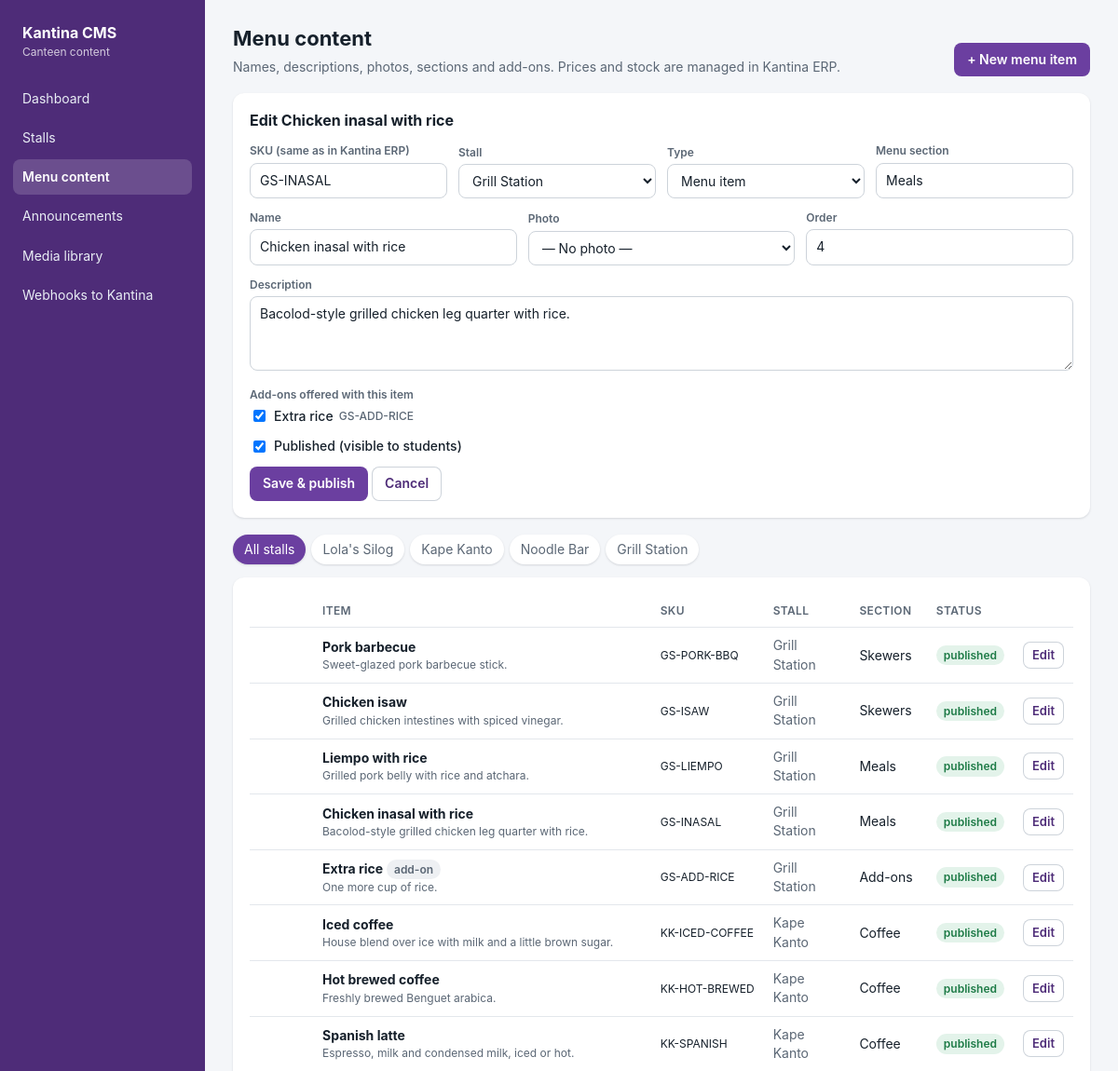
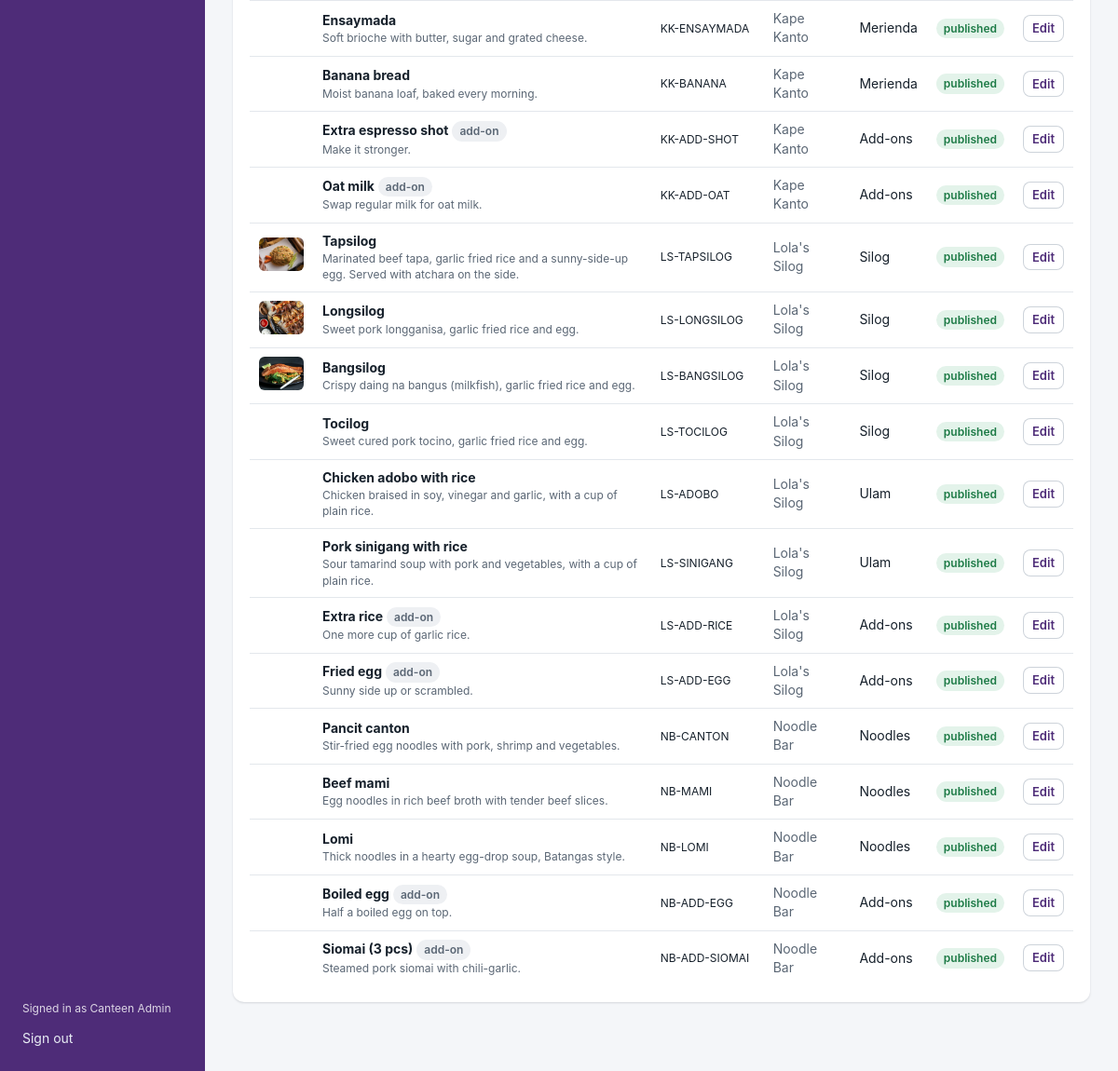
The app's page /cms/admin/menu.php?sku=GS-INASAL (signed in) with its own data (2 pictures, top to bottom).
### tables this page shows
CREATE TABLE cms_menu_entries (
  sku          VARCHAR(40)  NOT NULL PRIMARY KEY,          
  stall_id     VARCHAR(40)  NOT NULL,
  type         ENUM('menu','addon') NOT NULL DEFAULT 'menu',
  section      VARCHAR(60)  NOT NULL DEFAULT 'Menu',
  name         VARCHAR(80)  NOT NULL,
  description  TEXT         NULL,
  photo        VARCHAR(255) NULL,
  addon_skus   VARCHAR(255) NULL,                          
  sort_order   INT          NOT NULL DEFAULT 0,
  is_published TINYINT(1)   NOT NULL DEFAULT 1,
  updated_at   DATETIME     NOT NULL DEFAULT CURRENT_TIMESTAMP ON UPDATE CURRENT_TIMESTAMP,
  CONSTRAINT fk_cms_menu_stall FOREIGN KEY (stall_id) REFERENCES cms_stalls(id) ON UPDATE CASCADE
);

### cms/api/lib/Db.php (called while the page is built, shortened)
<?php
final class Db
{
    private static ?PDO $pdo = null;
    public static function pdo(): PDO
    {
        if (self::$pdo === null) {
            $dsn = sprintf(
                'mysql:host=%s;port=%d;dbname=%s;charset=utf8mb4',
                Config::get('db.host', '127.0.0.1'),
                (int) Config::get('db.port', 3306),
                Config::get('db.name')
            );
            self::$pdo = new PDO($dsn, Config::get('db.user', 'root'), (string) Config::get('db.pass', ''), [
                PDO::ATTR_ERRMODE => PDO::ERRMODE_EXCEPTION,
                PDO::ATTR_DEFAULT_FETCH_MODE => PDO::FETCH_ASSOC,
                PDO::ATTR_EMULATE_PREPARES => false,
                PDO::ATTR_STRINGIFY_FETCHES => false,
            ]);
            self::$pdo->exec("SET time_zone = '+08:00'");
        }
        return self::$pdo;
    }
    public static function all(string $sql, array $params = []): array
    {
        $stmt = self::pdo()->prepare($sql);
        $stmt->execute($params);
        return $stmt->fetchAll();
    }
    public static function one(string $sql, array $params = []): ?array
    {
        $stmt = self::pdo()->prepare($sql);
        $stmt->execute($params);
        $row = $stmt->fetch();
        return $row === false ? null : $row;
    }
}

### cms/api/src/Content.php (called while the page is built, shortened)
<?php
final class Content
{
    public static function mediaUrl(?string $path): ?string
    {
        return Config::url('cms') . '/media/' . ltrim($path, '/');
    }
    public static function entries(?string $stall = null, bool $includeDrafts = false): array
    {
        $where = [];
        $params = [];
        return Db::all('SELECT * FROM cms_menu_entries' . ($where ? ' WHERE ' . implode(' AND ', $where) : '') . ' ORDER BY stall_id, sort_order, name', $params);
    }
    public static function entry(string $sku): array
    {
        $e = Db::one('SELECT * FROM cms_menu_entries WHERE sku = ?', [$sku]);
        return $e;
    }
    public static function mediaFiles(): array
    {
        $root = Config::appDir() . '/media';
        $files = [];
        foreach (['stalls', 'food', 'uploads'] as $dir) {
            foreach (glob("$root/$dir/*") ?: [] as $file) {
                if (preg_match('/\.(jpe?g|png|webp|gif)$/i', $file)) {
                    $files[] = "$dir/" . basename($file);
                }
            }
        }
        return $files;
    }
}

### cms/api/lib/Config.php (called while the page is built, shortened)
<?php
final class Config
{
    private static array $data = [];
    private static string $appDir = '';
    private static string $appName = '';
    public static function load(string $appDir, string $appName): void
    {
        self::$appDir = rtrim($appDir, '/\\');
        self::$appName = $appName;
        $config = require self::$appDir . '/config.php';
        self::$data = $config;
    }
    public static function get(string $path, $default = null)
    {
        $node = self::$data;
        foreach (explode('.', $path) as $key) {
            $node = $node[$key];
        }
        return $node;
    }
    public static function appDir(): string
    {
        return self::$appDir;
    }
    public static function url(string $app): string
    {
        $configured = self::get("urls.$app");
        $scheme = (!empty($_SERVER['HTTPS']) && $_SERVER['HTTPS'] !== 'off') ? 'https' : 'http';
        $host = $_SERVER['HTTP_HOST'] ?? 'localhost';
        $path = parse_url($_SERVER['REQUEST_URI'] ?? '/', PHP_URL_PATH) ?: '/';
        $marker = '/' . self::$appName . '/';
        $pos = strpos($path, $marker);
        $root = $pos === false ? '' : substr($path, 0, $pos);
        return "$scheme://$host$root/$app";
    }
}

### cms/admin/menu.php (the view, shortened to what this page needs)
<?php
require __DIR__ . '/_init.php';
$names = stall_names();
$stall = isset($_GET['stall'], $names[$_GET['stall']]) ? $_GET['stall'] : null;
$editing = !empty($_GET['sku']) ? Content::entry($_GET['sku']) : null;
$creating = !empty($_GET['new']);
$entries = Content::entries($stall, true);
layout_start('Menu content', 'menu');
function entry_form(?array $e, array $names, ?string $stall): void
{
    $isNew = $e === null;
    $e = $e ?? ['sku' => '', 'stall_id' => $stall ?? array_key_first($names), 'type' => 'menu', 'section' => '', 'name' => '', 'description' => '', 'photo' => null, 'addon_skus' => '', 'sort_order' => 0, 'is_published' => 1];
    $chosen = array_filter(array_map('trim', explode(',', (string) $e['addon_skus'])));
    $addons = Db::all("SELECT sku, name FROM cms_menu_entries WHERE type = 'addon' AND stall_id = ? ORDER BY sort_order", [$e['stall_id']]);
    ?>
    <form class="card" method="post">
      <h2><?= $isNew ? 'New menu item' : 'Edit ' . h($e['name']) ?></h2>
      <div class="form-row">
        <div class="field"><label for="sku">SKU (same as in Kantina ERP)</label>
          <input type="text" id="sku" name="sku" value="<?= h($e['sku']) ?>" <?= $isNew ? 'required pattern="[A-Z0-9-]+" placeholder="LS-TOCILOG"' : 'readonly' ?>></div>
        <div class="field"><label for="stall_id">Stall</label>
          <select id="stall_id" name="stall_id"><?php foreach ($names as $id => $n): ?><option value="<?= h($id) ?>"<?= $id === $e['stall_id'] ? ' selected' : '' ?>><?= h($n) ?></option><?php endforeach; ?></select></div>
        <div class="field"><label for="type">Type</label>
          <select id="type" name="type"><option value="menu">Menu item</option><option value="addon"<?= $e['type'] === 'addon' ? ' selected' : '' ?>>Add-on</option></select></div>
        <div class="field"><label for="section">Menu section</label><input type="text" id="section" name="section" value="<?= h($e['section']) ?>" maxlength="60" placeholder="Silog"></div>
      </div>
      <div class="form-row">
        <div class="field"><label for="name">Name</label><input type="text" id="name" name="name" value="<?= h($e['name']) ?>" required maxlength="80"></div>
        <div class="field"><label for="photo">Photo</label><select id="photo" name="photo"><?= media_options($e['photo']) ?></select></div>
        <div class="field"><label for="sort_order">Order</label><input type="number" id="sort_order" name="sort_order" value="<?= (int) $e['sort_order'] ?>"></div>
      </div>
      <div class="field"><label for="description">Description</label><textarea id="description" name="description" maxlength="2000"><?= h($e['description']) ?></textarea></div>
      <?php if ($addons && $e['type'] === 'menu'): ?>
        <div class="field"><label>Add-ons offered with this item</label>
          <?php foreach ($addons as $a): ?>
            <label class="check"><input type="checkbox" name="addon_skus[]" value="<?= h($a['sku']) ?>"<?= in_array($a['sku'], $chosen, true) ? ' checked' : '' ?>> <?= h($a['name']) ?> <span class="small muted"><?= h($a['sku']) ?></span></label>
          <?php endforeach; ?>
        </div>
      <?php endif; ?>
      <div class="field"><label class="check"><input type="checkbox" name="is_published"<?= (int) $e['is_published'] ? ' checked' : '' ?>> Published (visible to students)</label></div>
      <button class="btn" type="submit">Save &amp; publish</button>
      <a class="btn secondary" href="menu.php">Cancel</a>
    </form>
    <?php
}
?>
<div class="page-head">
  <div>
    <h1>Menu content</h1>
    <div class="muted">Names, descriptions, photos, sections and add-ons. Prices and stock are managed in Kantina ERP.</div>
  </div>
  <a class="btn" href="menu.php?new=1<?= $stall ? '&stall=' . h($stall) : '' ?>">+ New menu item</a>
</div>
<?php if ($editing) { entry_form($editing, $names, $stall); } elseif ($creating) { entry_form(null, $names, $stall); } ?>
<div class="tabs">
  <a href="menu.php"<?= $stall ? '' : ' class="active"' ?>>All stalls</a>
  <?php foreach ($names as $id => $n): ?><a href="menu.php?stall=<?= h($id) ?>"<?= $stall === $id ? ' class="active"' : '' ?>><?= h($n) ?></a><?php endforeach; ?>
</div>
<div class="card table-wrap">
  <table>
    <tr><th></th><th>Item</th><th>SKU</th><?php if (!$stall): ?><th>Stall</th><?php endif; ?><th>Section</th><th>Status</th><th></th></tr>
    <?php foreach ($entries as $e): ?>
      <tr>
        <td style="width:56px;"><?php if ($e['photo']): ?><img src="<?= h(Content::mediaUrl($e['photo'])) ?>" alt="" style="width:48px;height:36px;object-fit:cover;border-radius:6px;"><?php endif; ?></td>
        <td><strong><?= h($e['name']) ?></strong><?= $e['type'] === 'addon' ? ' <span class="badge gray">add-on</span>' : '' ?><div class="small muted" style="max-width:380px;"><?= h($e['description']) ?></div></td>
        <td class="small nowrap"><?= h($e['sku']) ?></td>
        <?php if (!$stall): ?><td class="muted"><?= h($names[$e['stall_id']] ?? $e['stall_id']) ?></td><?php endif; ?>
        <td><?= h($e['section']) ?></td>
        <td><?= (int) $e['is_published'] ? '<span class="badge ok">published</span>' : '<span class="badge gray">draft</span>' ?></td>
        <td><a class="btn small secondary" href="menu.php?sku=<?= h($e['sku']) ?>">Edit</a></td>
      </tr>
    <?php endforeach; ?>
  </table>
</div>
<?php
layout_end();

### cms/admin/_layout.php (shortened to what this page needs)
<?php
function layout_start(string $title, string $active): void
{
    $admin = $_SESSION['admin'] ?? null;
    $nav = [
        'index' => ['index.php', 'Dashboard'],
        'stalls' => ['stalls.php', 'Stalls'],
        'menu' => ['menu.php', 'Menu content'],
        'announcements' => ['announcements.php', 'Announcements'],
        'media' => ['media.php', 'Media library'],
        'webhooks' => ['webhooks.php', 'Webhooks to Kantina'],
    ];
    ?><!DOCTYPE html>
<html lang="en">
<head>
<link rel="stylesheet" href="admin.css">
</head>
<body>
<div class="shell">
  <nav class="side" aria-label="CMS">
    <div class="brand">Kantina CMS<small>Canteen content</small></div>
    <?php foreach ($nav as $key => [$href, $label]): ?>
      <a href="<?= $href ?>"<?= $key === $active ? ' class="active" aria-current="page"' : '' ?>><?= h($label) ?></a>
    <?php endforeach; ?>
    <div class="spacer"></div>
    <?php if ($admin): ?>
      <span class="small" style="padding:0 10px;opacity:.8;">Signed in as <?= h($admin['name']) ?></span>
      <a href="logout.php">Sign out</a>
    <?php endif; ?>
  </nav>
  <main class="main">
<?php
}
function layout_end(): void
{
    ?>
  </main>
</div>
</body>
</html>
<?php
}

### cms/admin/_init.php (shortened to what this page needs)
<?php
require_once __DIR__ . '/../api/lib/bootstrap.php';
require_once __DIR__ . '/../api/src/Content.php';
require_once __DIR__ . '/_layout.php';
function h($value): string
{
    return htmlspecialchars((string) $value, ENT_QUOTES, 'UTF-8');
}
function media_options(?string $current): string
{
    $html = '<option value="">— No photo —</option>';
    foreach (Content::mediaFiles() as $path) {
        $html .= '<option value="' . h($path) . '"' . ($path === $current ? ' selected' : '') . '>' . h($path) . '</option>';
    }
    return $html;
}

### cms/admin/admin.css (style rules this page uses)
:root { --accent:#6B3FA0; --accent-deep:#4E2C78; --accent-tint:#F1EAF8; --ink:#16202B; --ink-soft:#5B6775; --ink-faint:#8C96A3; --line:#E3E7EC; --bg:#F4F6F9; --white:#fff; --ok:#1E7B47; --ok-tint:#E3F3EA; --warn:#9A6700; --warn-tint:#FFF4D6; --bad:#B42318; --bad-tint:#FDECEA; --radius:12px; --shadow:0 1px 2px rgba(16,24,40,.06), 0 1px 3px rgba(16,24,40,.08); }
* { box-sizing:border-box; }
html,body { margin:0; }
body { font-family:-apple-system,BlinkMacSystemFont,"Segoe UI",Roboto,Helvetica,Arial,sans-serif; background:var(--bg); color:var(--ink); font-size:14px; line-height:1.45; }
a { color:var(--accent); }
h1 { font-size:22px; margin:0 0 4px; }
h2 { font-size:16px; margin:0 0 12px; }
.muted { color:var(--ink-soft); }
.small { font-size:12px; }
.shell { display:grid; grid-template-columns:220px 1fr; min-height:100vh; }
.side { background:var(--accent-deep); color:#fff; padding:20px 14px; display:flex; flex-direction:column; gap:4px; }
.brand { font-weight:700; font-size:16px; padding:4px 10px 18px; }
.brand small { display:block; font-weight:400; opacity:.75; font-size:12px; }
.side a { color:#E9EEF5; text-decoration:none; padding:9px 10px; border-radius:8px; }
.side a.active { background:rgba(255,255,255,.16); color:#fff; font-weight:600; }
.side .spacer { flex:1; }
.main { padding:26px 30px 60px; max-width:1200px; }
.page-head { display:flex; align-items:flex-end; justify-content:space-between; gap:16px; margin-bottom:18px; flex-wrap:wrap; }
.card { background:var(--white); border-radius:var(--radius); box-shadow:var(--shadow); padding:18px; margin-bottom:18px; }
table { width:100%; border-collapse:collapse; }
th,td { text-align:left; padding:9px 10px; border-bottom:1px solid var(--line); vertical-align:middle; }
th { font-size:12px; color:var(--ink-soft); font-weight:600; text-transform:uppercase; letter-spacing:.03em; }
tr:last-child td { border-bottom:0; }
.table-wrap { overflow-x:auto; }
.badge { display:inline-block; padding:2px 8px; border-radius:999px; font-size:12px; font-weight:600; background:var(--accent-tint); color:var(--accent-deep); }
.badge.ok { background:var(--ok-tint); color:var(--ok); }
.badge.gray { background:#EEF0F3; color:var(--ink-soft); }
label { display:block; font-size:12px; font-weight:600; color:var(--ink-soft); margin-bottom:4px; }
input[type=text],input[type=number],input[type=password],input[type=date],input[type=time],input[type=url],select,textarea { width:100%; padding:8px 10px; border:1px solid #CDD3DA; border-radius:8px; font:inherit; background:#fff; color:var(--ink); }
textarea { min-height:80px; resize:vertical; }
.field { margin-bottom:12px; }
.form-row { display:grid; gap:12px; grid-template-columns:repeat(auto-fit,minmax(150px,1fr)); align-items:end; }
.check { display:flex; align-items:center; gap:6px; font-weight:500; color:var(--ink); font-size:14px; }
.btn { display:inline-flex; align-items:center; gap:6px; border:0; border-radius:8px; padding:8px 14px; font:inherit; font-weight:600; cursor:pointer; background:var(--accent); color:#fff; text-decoration:none; }
.btn.secondary { background:#fff; color:var(--accent-deep); box-shadow:inset 0 0 0 1px #CDD3DA; }
.btn.small { padding:5px 10px; font-size:13px; }
.tabs { display:flex; gap:6px; flex-wrap:wrap; margin-bottom:14px; }
.tabs a { padding:6px 12px; border-radius:999px; text-decoration:none; background:#fff; color:var(--ink-soft); box-shadow:var(--shadow); }
.tabs a.active { background:var(--accent); color:#fff; }
.nowrap { white-space:nowrap; }

### records on screen
cms_menu_entries: name "Chicken inasal with rice", sku "GS-INASAL", stall_id "Grill Station", section "Meals", sort_order "4", description "Bacolod-style grilled chicken leg quarter with rice.", is_published "☑", stall "Grill Station"
cms_menu_entries: sku "☑", name "Extra rice", sku "GS-ADD-RICE", type "add-on", description "One more cup of rice.", stall "Grill Station", section "Add-ons", is_published "published"
cms_menu_entries: name "Pork barbecue", description "Sweet-glazed pork barbecue stick.", sku "GS-PORK-BBQ", stall "Grill Station", section "Skewers", is_published "published"
cms_menu_entries: name "Chicken isaw", description "Grilled chicken intestines with spiced vinegar.", sku "GS-ISAW", stall "Grill Station", section "Skewers", is_published "published"
cms_menu_entries: name "Liempo with rice", description "Grilled pork belly with rice and atchara.", sku "GS-LIEMPO", stall "Grill Station", section "Meals", is_published "published"
cms_menu_entries: name "Iced coffee", description "House blend over ice with milk and a little brown sugar.", sku "KK-ICED-COFFEE", stall "Kape Kanto", section "Coffee", is_published "published"
cms_menu_entries: name "Hot brewed coffee", description "Freshly brewed Benguet arabica.", sku "KK-HOT-BREWED", stall "Kape Kanto", section "Coffee", is_published "published"
cms_menu_entries: name "Spanish latte", description "Espresso, milk and condensed milk, iced or hot.", sku "KK-SPANISH", stall "Kape Kanto", section "Coffee", is_published "published"
cms_menu_entries: name "Ensaymada", description "Soft brioche with butter, sugar and grated cheese.", sku "KK-ENSAYMADA", stall "Kape Kanto", section "Merienda", is_published "published"
cms_menu_entries: name "Banana bread", description "Moist banana loaf, baked every morning.", sku "KK-BANANA", stall "Kape Kanto", section "Merienda", is_published "published"
cms_menu_entries: name "Extra espresso shot", type "add-on", description "Make it stronger.", sku "KK-ADD-SHOT", stall "Kape Kanto", section "Add-ons", is_published "published"
cms_menu_entries: name "Oat milk", type "add-on", description "Swap regular milk for oat milk.", sku "KK-ADD-OAT", stall "Kape Kanto", section "Add-ons", is_published "published"
cms_menu_entries: photo (picture), name "Tapsilog", description "Marinated beef tapa, garlic fried rice and a sunny-side-up egg. Served with atchara on the side.", sku "LS-TAPSILOG", stall "Lola's Silog", section "Silog", is_published "published"
cms_menu_entries: photo (picture), name "Longsilog", description "Sweet pork longganisa, garlic fried rice and egg.", sku "LS-LONGSILOG", stall "Lola's Silog", section "Silog", is_published "published"
cms_menu_entries: photo (picture), name "Bangsilog", description "Crispy daing na bangus (milkfish), garlic fried rice and egg.", sku "LS-BANGSILOG", stall "Lola's Silog", section "Silog", is_published "published"
cms_menu_entries: name "Tocilog", description "Sweet cured pork tocino, garlic fried rice and egg.", sku "LS-TOCILOG", stall "Lola's Silog", section "Silog", is_published "published"
cms_menu_entries: name "Chicken adobo with rice", description "Chicken braised in soy, vinegar and garlic, with a cup of plain rice.", sku "LS-ADOBO", stall "Lola's Silog", section "Ulam", is_published "published"
cms_menu_entries: name "Pork sinigang with rice", description "Sour tamarind soup with pork and vegetables, with a cup of plain rice.", sku "LS-SINIGANG", stall "Lola's Silog", section "Ulam", is_published "published"
cms_menu_entries: name "Extra rice", type "add-on", description "One more cup of garlic rice.", sku "LS-ADD-RICE", stall "Lola's Silog", section "Add-ons", is_published "published"
cms_menu_entries: name "Fried egg", type "add-on", description "Sunny side up or scrambled.", sku "LS-ADD-EGG", stall "Lola's Silog", section "Add-ons", is_published "published"
cms_menu_entries: name "Pancit canton", description "Stir-fried egg noodles with pork, shrimp and vegetables.", sku "NB-CANTON", stall "Noodle Bar", section "Noodles", is_published "published"
cms_menu_entries: name "Beef mami", description "Egg noodles in rich beef broth with tender beef slices.", sku "NB-MAMI", stall "Noodle Bar", section "Noodles", is_published "published"
cms_menu_entries: name "Lomi", description "Thick noodles in a hearty egg-drop soup, Batangas style.", sku "NB-LOMI", stall "Noodle Bar", section "Noodles", is_published "published"
cms_menu_entries: name "Boiled egg", type "add-on", description "Half a boiled egg on top.", sku "NB-ADD-EGG", stall "Noodle Bar", section "Add-ons", is_published "published"
cms_menu_entries: name "Siomai (3 pcs)", type "add-on", description "Steamed pork siomai with chili-garlic.", sku "NB-ADD-SIOMAI", stall "Noodle Bar", section "Add-ons", is_published "published"

### other values on screen
$label "Dashboard"
$label "Stalls"
$label "Menu content"
$label "Announcements"
$label "Media library"
$label "Webhooks to Kantina"
$admin['name'] "Canteen Admin"
$n "Lola's Silog"
$n "Kape Kanto"
$n "Noodle Bar"
$n "Grill Station"
